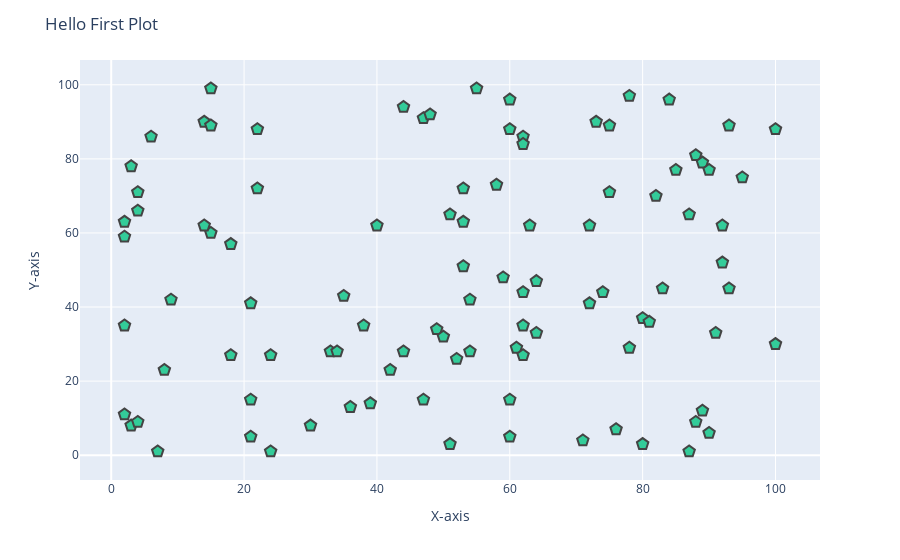

The notebook cell this image was saved under:
### Code cell
import plotly.express as px

d1 = pd.DataFrame({'R_x': [i for i in R_x],'R_y':[i for i in R_y]})
f1 = px.scatter(d1,x='R_x', y='R_y')

f1.update_layout(
    title='Hello First Plot',
    xaxis_title='X-axis',
    yaxis_title='Y-axis',
    hovermode='closest'
)
f1.update_traces(marker=dict(
    size=12,
    color='rgb(51,204,153)',
    symbol='pentagon',
    line=dict(width=2)
))

f1.show()

### Figure 1 — Plotly figure (JSON) as saved in the notebook; plotly's stock layout.template omitted (floating-point values rounded to 4 significant figures)
{"data": [{"hovertemplate": "R_x=%{x}<br>R_y=%{y}<extra></extra>", "legendgroup": "", "marker": {"color": "rgb(51,204,153)", "line": {"width": 2}, "size": 12, "symbol": "pentagon"}, "mode": "markers", "name": "", "orientation": "v", "showlegend": false, "type": "scatter", "x": [52, 93, 15, 72, 61, 21, 83, 87, 75, 75, 88, 100, 24, 3, 22, 53, 2, 88, 30, 38, 2, 64, 60, 21, 33, 76, 58, 22, 89, 49, 91, 59, 42, 92, 60, 80, 15, 62, 62, 47, 62, 51, 55, 64, 3, 51, 7, 21, 73, 39, 18, 4, 89, 60, 14, 9, 90, 53, 2, 84, 92, 60, 71, 44, 8, 47, 35, 78, 81, 36, 50, 4, 2, 6, 54, 4, 54, 93, 63, 18, 90, 44, 34, 74, 62, 100, 14, 95, 48, 15, 72, 78, 87, 62, 40, 85, 80, 82, 53, 24], "xaxis": "x", "y": [26, 89, 60, 41, 29, 15, 45, 65, 89, 71, 9, 88, 1, 8, 88, 63, 11, 81, 8, 35, 35, 33, 5, 41, 28, 7, 73, 72, 12, 34, 33, 48, 23, 62, 88, 37, 99, 44, 86, 91, 35, 65, 99, 47, 78, 3, 1, 5, 90, 14, 27, 9, 79, 15, 90, 42, 77, 51, 63, 96, 52, 96, 4, 94, 23, 15, 43, 29, 36, 13, 32, 71, 59, 86, 28, 66, 42, 45, 62, 57, 6, 28, 28, 44, 84, 30, 62, 75, 92, 89, 62, 97, 1, 27, 62, 77, 3, 70, 72, 27], "yaxis": "y"}], "layout": {"hovermode": "closest", "legend": {"tracegroupgap": 0}, "margin": {"t": 60}, "title": {"text": "Hello First Plot"}, "xaxis": {"anchor": "y", "domain": [0, 1], "title": {"text": "X-axis"}}, "yaxis": {"anchor": "x", "domain": [0, 1], "title": {"text": "Y-axis"}}}}
